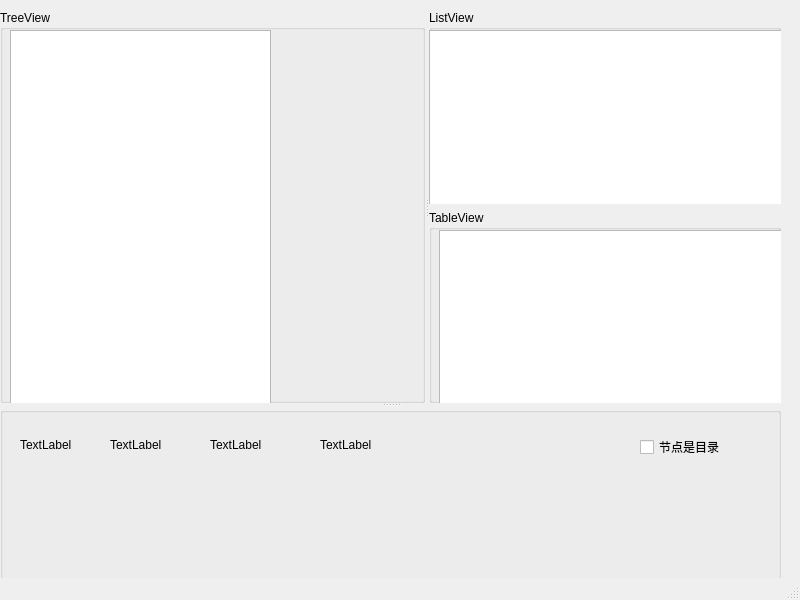
<?xml version="1.0" encoding="UTF-8"?>
<ui version="4.0">
 <class>MainWindow</class>
 <widget class="QMainWindow" name="MainWindow">
  <property name="geometry">
   <rect>
    <x>0</x>
    <y>0</y>
    <width>800</width>
    <height>600</height>
   </rect>
  </property>
  <property name="windowTitle">
   <string>MainWindow</string>
  </property>
  <widget class="QWidget" name="centralwidget">
   <widget class="QSplitter" name="splitter_2">
    <property name="geometry">
     <rect>
      <x>0</x>
      <y>10</y>
      <width>781</width>
      <height>571</height>
     </rect>
    </property>
    <property name="orientation">
     <enum>Qt::Vertical</enum>
    </property>
    <widget class="QSplitter" name="splitter">
     <property name="orientation">
      <enum>Qt::Horizontal</enum>
     </property>
     <widget class="QGroupBox" name="groupBox">
      <property name="title">
       <string>TreeView</string>
      </property>
      <widget class="QTreeView" name="treeView">
       <property name="geometry">
        <rect>
         <x>10</x>
         <y>20</y>
         <width>261</width>
         <height>421</height>
        </rect>
       </property>
      </widget>
     </widget>
     <widget class="QWidget" name="">
      <layout class="QVBoxLayout" name="verticalLayout">
       <item>
        <widget class="QGroupBox" name="groupBox_2">
         <property name="title">
          <string>ListView</string>
         </property>
         <widget class="QListView" name="listView">
          <property name="geometry">
           <rect>
            <x>0</x>
            <y>20</y>
            <width>481</width>
            <height>191</height>
           </rect>
          </property>
          <property name="minimumSize">
           <size>
            <width>481</width>
            <height>191</height>
           </size>
          </property>
         </widget>
        </widget>
       </item>
       <item>
        <widget class="QGroupBox" name="groupBox_3">
         <property name="title">
          <string>TableView</string>
         </property>
         <widget class="QTableView" name="tableView">
          <property name="geometry">
           <rect>
            <x>10</x>
            <y>20</y>
            <width>471</width>
            <height>192</height>
           </rect>
          </property>
         </widget>
        </widget>
       </item>
      </layout>
     </widget>
    </widget>
    <widget class="QGroupBox" name="groupBox_4">
     <property name="title">
      <string/>
     </property>
     <widget class="QLabel" name="label">
      <property name="geometry">
       <rect>
        <x>20</x>
        <y>30</y>
        <width>53</width>
        <height>16</height>
       </rect>
      </property>
      <property name="text">
       <string>TextLabel</string>
      </property>
     </widget>
     <widget class="QLabel" name="label_2">
      <property name="geometry">
       <rect>
        <x>110</x>
        <y>30</y>
        <width>53</width>
        <height>16</height>
       </rect>
      </property>
      <property name="text">
       <string>TextLabel</string>
      </property>
     </widget>
     <widget class="QLabel" name="label_3">
      <property name="geometry">
       <rect>
        <x>210</x>
        <y>30</y>
        <width>53</width>
        <height>16</height>
       </rect>
      </property>
      <property name="text">
       <string>TextLabel</string>
      </property>
     </widget>
     <widget class="QLabel" name="label_4">
      <property name="geometry">
       <rect>
        <x>320</x>
        <y>30</y>
        <width>53</width>
        <height>16</height>
       </rect>
      </property>
      <property name="text">
       <string>TextLabel</string>
      </property>
     </widget>
     <widget class="QCheckBox" name="checkBox">
      <property name="geometry">
       <rect>
        <x>640</x>
        <y>30</y>
        <width>80</width>
        <height>20</height>
       </rect>
      </property>
      <property name="text">
       <string>节点是目录</string>
      </property>
     </widget>
    </widget>
   </widget>
  </widget>
  <widget class="QStatusBar" name="statusbar"/>
 </widget>
 <resources/>
 <connections/>
</ui>
